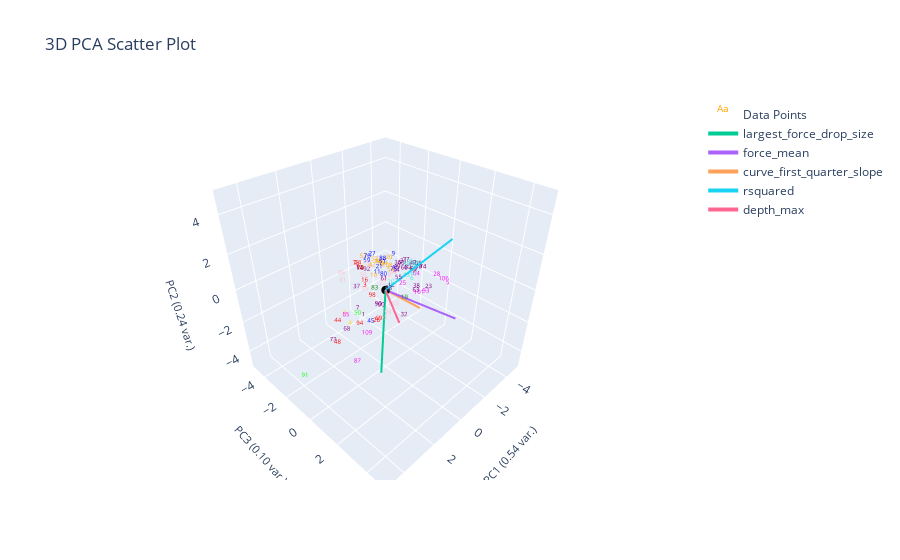

Write notebook code for a chart like this one.
### Markdown cell above
# K-Nearest-Neighbor
- From the k nearest points, assign query point to the highest frequency label
- Performs better when data is uniformly distributed in feature space (clusters all have similar desnity)

### Code cell
from sklearn.neighbors import KNeighborsClassifier

X = plotting.extract_numerical_features(marions_labeled_data).values.tolist()
y = marions_labeled_data[f'{ylabel_name}_nums'].values.tolist()

knn = KNeighborsClassifier(n_neighbors=1)
knn.fit(X, y)
knn_predictions = pd.Series(knn.predict(clustering_features.values))
knn_actual = marions_labeled_data[f'{ylabel_name}_nums']
knn_changed_ylabel_idxs = loss(knn_predictions, knn_actual)
knn_corrected_predictions = correct_pseudo_ylabels_to_actual(knn_predictions, knn_actual, knn_changed_ylabel_idxs)

plotting.plot_cluster_subplots(knn_predictions, curve_data,
                                  clustering_method="K-Nearest Neighbor", 
                                  cluster_category_names=cluster_num_to_ylabel,
                                  pseudo_corrections=knn_corrected_predictions,
                                  bold_idxs=knn_actual.index
                                  )
plotting.plot_cluster_subplots(knn_corrected_predictions, curve_data, 
                                  clustering_method="K-Nearest Neighbor", 
                                  cluster_category_names=cluster_num_to_ylabel,
                                  bold_idxs=knn_actual.index)
plotting.plot_pca(clustering_features, knn_predictions, 3, 
                  graph_title=f'',
                  ylabel_name=ylabel_name,)

### Figure 1 — Plotly figure (JSON) as saved in the notebook; plotly's stock layout.template omitted (floating-point values rounded to 4 significant figures)
{"data": [{"mode": "text", "name": "Data Points", "text": ["0", "1", "2", "3", "4", "5", "6", "7", "8", "9", "10", "11", "12", "13", "14", "15", "16", "17", "18", "19", "20", "21", "22", "23", "24", "25", "26", "27", "28", "29", "30", "31", "32", "33", "34", "35", "36", "37", "38", "39", "40", "41", "42", "43", "44", "45", "46", "47", "48", "49", "50", "51", "52", "53", "54", "55", "56", "57", "58", "59", "60", "61", "62", "63", "64", "65", "66", "67", "68", "69", "70", "71", "72", "73", "74", "75", "76", "77", "78", "79", "80", "81", "82", "83", "84", "85", "86", "87", "88", "89", "90", "91", "92", "93", "94", "95", "96", "97", "98", "99", "100", "101", "102", "103", "104", "105", "106", "107", "108", "109"], "textfont": {"color": ["orange", "purple", "gold", "red", "gold", "magenta", "turquoise", "purple", "pink", "blue", "orange", "blue", "purple", "pink", "purple", "purple", "red", "purple", "orange", "green", "orange", "blue", "pink", "purple", "red", "magenta", "red", "blue", "magenta", "turquoise", "red", "purple", "purple", "purple", "purple", "pink", "purple", "purple", "purple", "pink", "purple", "turquoise", "orange", "turquoise", "red", "blue", "purple", "purple", "red", "purple", "lime", "blue", "orange", "pink", "orange", "purple", "pink", "orange", "orange", "blue", "blue", "purple", "turquoise", "purple", "magenta", "turquoise", "purple", "turquoise", "purple", "red", "red", "pink", "pink", "purple", "purple", "blue", "blue", "purple", "red", "purple", "blue", "pink", "purple", "green", "orange", "magenta", "pink", "magenta", "blue", "turquoise", "purple", "lime", "purple", "magenta", "red", "pink", "turquoise", "pink", "red", "pink", "purple", "magenta", "turquoise", "pink", "orange", "purple", "magenta", "turquoise", "orange", "magenta"], "size": 6}, "type": "scatter3d", "x": [-0.3637, 1.456, 2.986, 0.9943, 2.244, -4.539, -1.399, 1.475, -0.1052, -1.368, 0.3603, 0.8018, -0.5093, 1.677, 1.326, -0.4754, 0.7791, 1.333, -0.2527, -0.09305, -0.5747, 0.8846, 0.5182, -2.507, 0.8553, -0.8573, 1.476, -0.5604, -3.987, 0.3745, -1.237, -1.449, -1.039, 0.582, -0.4252, 0.3098, -0.999, 2.322, -1.363, -0.2508, -0.8091, 0.0259, 0.1518, -1.71, 3.213, 1.368, -2.806, -2.516, 3.227, -0.8115, 1.275, 0.2332, -0.2252, 0.5751, -0.6819, 0.511, 1.916, 0.297, 0.4691, -0.09188, -1.363, 1.144, -2.237, -1.301, -1.8, -1.804, -0.7789, -1.49, 1.852, 1.663, 0.6444, 0.2955, 0.6557, 2.973, -2.906, 0.01511, 0.3729, -2.186, 0.8721, -2.599, 0.9793, 1.365, -1.228, 1.54, -0.2664, 1.316, 1.02, 2.066, -0.714, -1.561, 1.22, 5.12, 1.595, -3.034, 2.266, -0.36, -2.002, 1.477, 0.9579, 0.9219, 1.431, -1.257, -1.563, 1.225, -0.5233, -2.578, -3.995, 0.09073, -0.5202, 0.9818], "y": [-0.6313, -0.07081, 0.4193, -0.3946, -0.137, 0.3999, 0.4558, -0.4339, 0.1507, -0.8179, -0.4428, 0.2345, -0.1006, 0.4716, -0.3214, 0.2087, -0.6341, -0.3579, -0.7618, 1.182, -0.3501, 0.4442, 0.3406, 0.6626, -0.9958, 0.3314, 0.8828, -1.519, 0.003577, 0.5188, 0.6026, -0.2183, 0.3199, 0.7881, 0.296, -1.173, -0.1525, 0.5529, 0.799, 0.257, 0.2367, 0.2968, -0.7799, -0.2022, 0.2021, 0.3626, -0.3324, -0.4952, 0.06403, -0.0301, -0.6845, -0.00896, -0.9783, 1.229, -0.3207, 1.328, 0.5565, -1.229, -1.218, -1.409, 0.5672, 1.012, 0.04209, 0.8426, 0.3956, 0.3117, 0.4738, 0.4929, -0.888, 1.223, -1.078, 0.3863, 0.467, -0.5884, -0.1127, 0.5429, -0.8515, -0.6801, -1.104, -0.1671, 0.8533, -1.617, 0.3331, 0.8587, -0.7373, -1.558, -2.063, 0.05413, -0.9128, -0.09082, 0.7472, -0.07636, 0.4335, 0.07715, 0.5989, 0.2655, -0.2405, 0.5734, 0.0616, 1.074, 1.046, 1.054, 0.283, 1.003, -0.7457, -0.2794, 0.4994, 0.5748, -0.3991, -0.3547], "z": [0.5874, -1.211, 0.06544, 0.1409, -1.312, -2.087, -0.232, -0.9978, 0.4896, 0.6688, 0.3739, 1.094, -0.4869, 2.103, 1.291, 0.7304, 0.2048, 1.308, 0.751, -0.325, 1.008, 1.529, 0.4077, -1.183, 1.071, -0.3175, -0.9926, 0.7161, -1.446, 0.03338, 0.4258, 0.4633, -2.427, 0.3512, 0.6474, -0.8203, 0.6084, 1.212, -0.5067, 0.5818, 0.8481, -0.03874, 0.7247, -0.4965, -0.3646, -1.402, -0.5536, -0.2491, -1.749, 0.5253, -1.568, 1.295, 0.8004, -0.3045, 0.2675, 1.185, 1.62, 1.068, 0.4998, 0.5739, 0.4039, 1.275, 0.03713, -0.7166, -0.1659, 0.407, 0.6935, 0.04125, -2.375, -0.5664, 0.6188, 0.5204, 0.8017, -2.183, -0.4997, 1.024, 1.289, 0.01078, 0.9849, -0.3845, 1.368, 0.00176, 0.4501, 0.9005, 0.7379, -2.156, 0.05403, -3.801, 0.6376, 0.2826, -0.2312, -2.638, 1.714, -2.06, -0.8695, 0.6069, 0.1798, 1.843, -0.2335, -0.7254, -0.008115, -0.7115, 0.2973, -0.9165, 0.5014, -0.2322, -1.503, 0.3835, 0.5552, -2.845]}, {"marker": {"color": "black", "size": 3}, "mode": "markers", "name": "Origin", "showlegend": false, "type": "scatter3d", "x": [0], "y": [0], "z": [0]}, {"line": {"width": 4}, "mode": "lines+text", "name": "largest_force_drop_size", "textposition": "top center", "type": "scatter3d", "x": [0, 2.07], "y": [0, 1.788], "z": [0, -2.836]}, {"line": {"width": 4}, "mode": "lines+text", "name": "force_mean", "textposition": "top center", "type": "scatter3d", "x": [0, -2.392], "y": [0, 2.577], "z": [0, -1.665]}, {"line": {"width": 4}, "mode": "lines+text", "name": "curve_first_quarter_slope", "textposition": "top center", "type": "scatter3d", "x": [0, -2.248], "y": [0, 0.3589], "z": [0, -2.13]}, {"line": {"width": 4}, "mode": "lines+text", "name": "rsquared", "textposition": "top center", "type": "scatter3d", "x": [0, -2.025], "y": [0, 2.197], "z": [0, 2.865]}, {"line": {"width": 4}, "mode": "lines+text", "name": "depth_max", "textposition": "top center", "type": "scatter3d", "x": [0, 2.416], "y": [0, 3.195], "z": [0, 1.2]}], "layout": {"autosize": true, "scene": {"aspectmode": "cube", "xaxis": {"range": [-5.12, 5.12], "title": {"font": {"size": 11}, "text": "PC1 (0.54 var.)"}}, "yaxis": {"range": [-5.12, 5.12], "title": {"font": {"size": 11}, "text": "PC3 (0.10 var.)"}}, "zaxis": {"range": [-5.12, 5.12], "title": {"font": {"size": 11}, "text": "PC2 (0.24 var.)"}}}, "title": {"text": "3D PCA Scatter Plot"}}}
